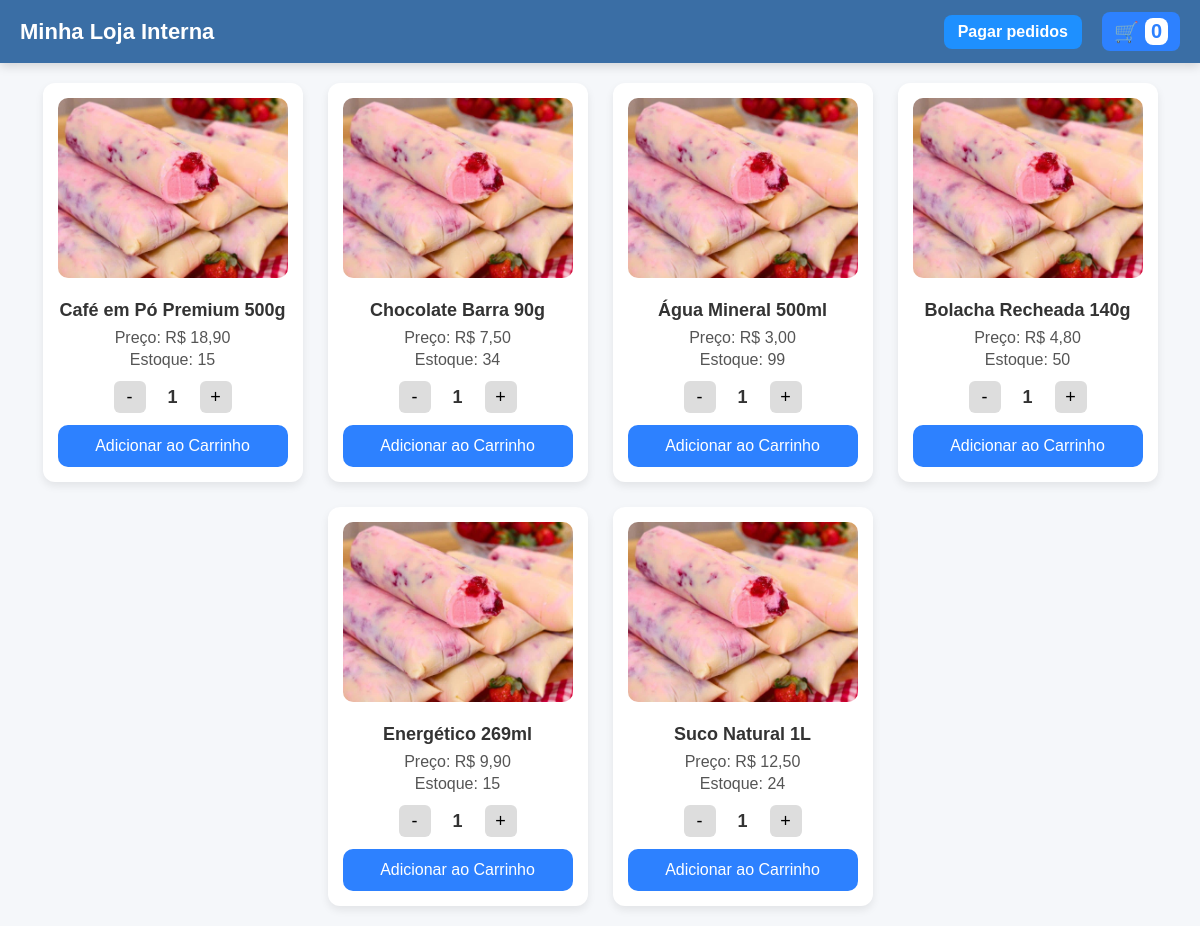
The app's page /, older data.
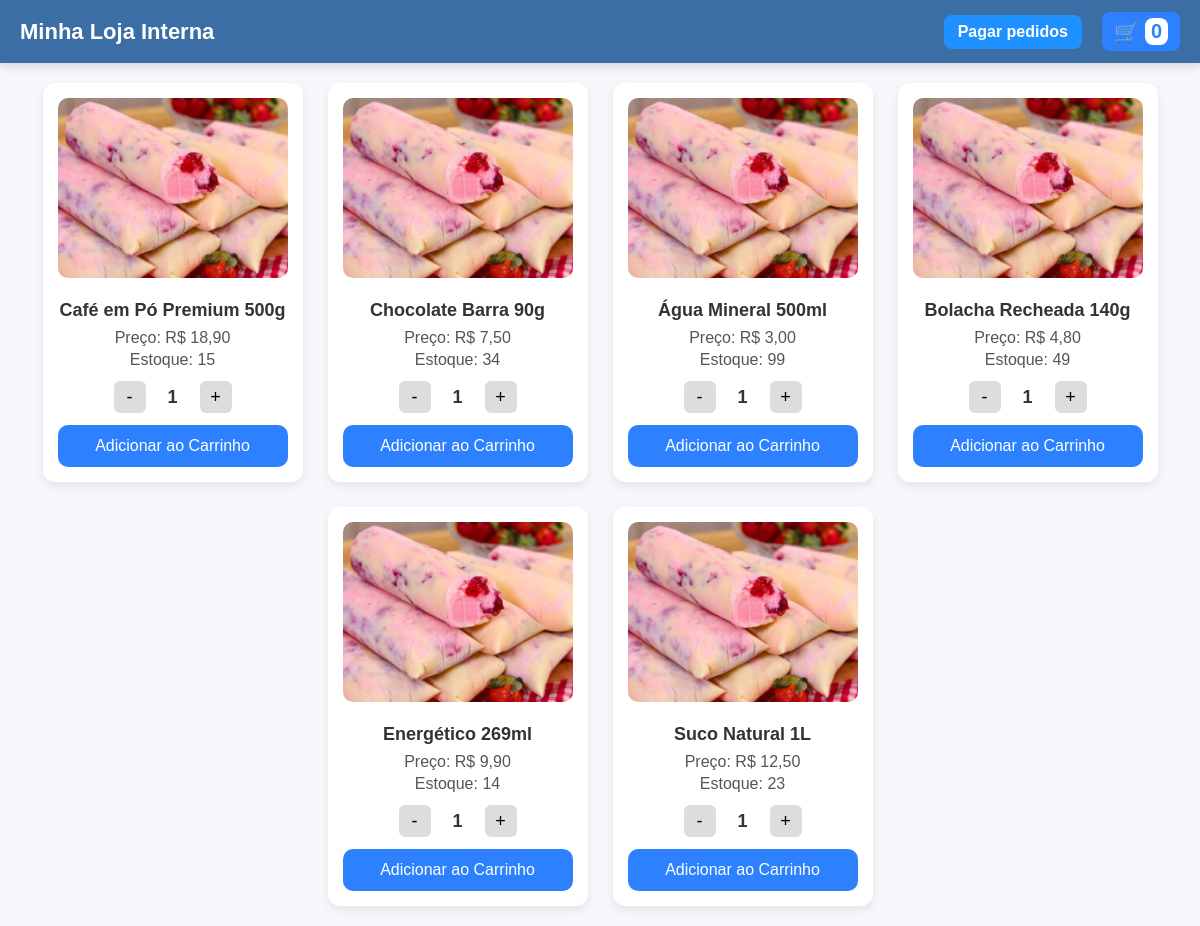
The same page, newer data.
### core/models.py (models this page shows, shortened)
class Produto(models.Model):
    nome = models.CharField(max_length=100)  # nome do produto
    preco = models.DecimalField(max_digits=8, decimal_places=2)  # preço
    estoque = models.IntegerField(default=0)  # quantidade em estoque
    imagem = models.ImageField(upload_to='produtos/')  # upload imagem

### core/views.py (the view)
# urls.py: path('', views.home, name='home'),
def home(request):
    produtos = Produto.objects.all()  # pega todos produtos
    return render(request, "home.html", {"produtos": produtos})  # envia para o html

### core/templates/home.html (shortened to what this page needs)
{% load static %}
<!DOCTYPE html>
<html lang="pt-br">
<head>
    <link rel="stylesheet" href="/static/css/home.css">
</head>
<body>
<div class="topbar">
    <h2>Minha Loja Interna</h2>
    <div class="menu">
        <a href="/pagar/" class="menu-link">Pagar pedidos</a>
        <div class="carrinho-icone" onclick="window.location='/carrinho/'">
            🛒 <span id="carrinho-count">0</span>
        </div>
    </div>
</div>
<div id="lista-produtos">
    {% for p in produtos %}
    <div class="produto">
        <img src="{{ p.imagem.url }}" alt="{{ p.nome }}">
        <h3>{{ p.nome }}</h3>
        <p class="preco">Preço: R$ {{ p.preco }}</p>
        <p class="estoque" data-estoque="{{ p.estoque }}">Estoque: {{ p.estoque }}</p>
        <div class="qtd-controle">
            <button class="btn-menos">-</button>
            <span class="qtd">1</span>
            <button class="btn-mais">+</button>
        </div>
        <button class="btn-add">Adicionar ao Carrinho</button>
    </div>
    {% endfor %}
</div>
</body>
</html>

Row changes from the older to the newer data that the page shows:
changed Produto "Bolacha Recheada 140g": estoque "50" → "49"
changed Produto "Energético 269ml": estoque "15" → "14"
changed Produto "Suco Natural 1L": estoque "24" → "23"
